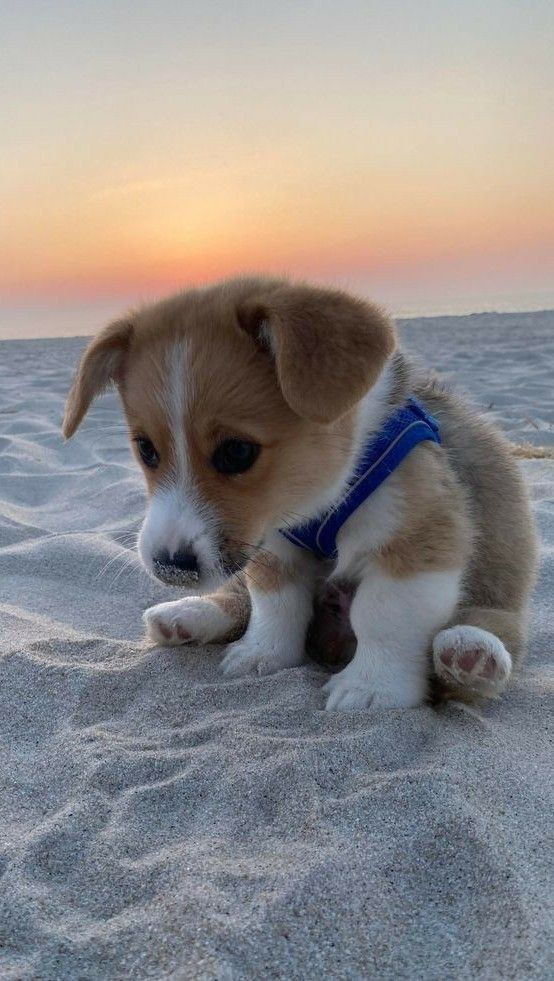
#> input picture dog.jpg, 554 x 981 px
$ jupyter execute Task1.ipynb
#> lines starting #> are read from the running program, lines starting #| are printed output that depends on the picture
[cell 1]
import cv2
import numpy as np
from matplotlib import pyplot as plt
plt.rcParams['figure.figsize'] = [10, 5]

[cell 2]
img = cv2.imread('dog.jpg')
#> img is the input picture: shape (981, 554, 3); mean B, G, R 135.4, 136.3, 141
plt.imshow(img)

[cell 3]
rows, cols, channels = img.shape
#> rows = 981; cols = 554; channels = 3
img_rgb = np.zeros_like(img)

for r in range(rows):
    for c in range(cols):
        pixel = img[r, c, :]
        img_rgb[r, c, 0] = pixel[2]
        img_rgb[r, c, 1] = pixel[1]
        img_rgb[r, c, 2] = pixel[0]

plt.imshow(img_rgb)

[cell 4]
# Split the image into the three colour channels
red, green, blue = cv2.split(img_rgb)
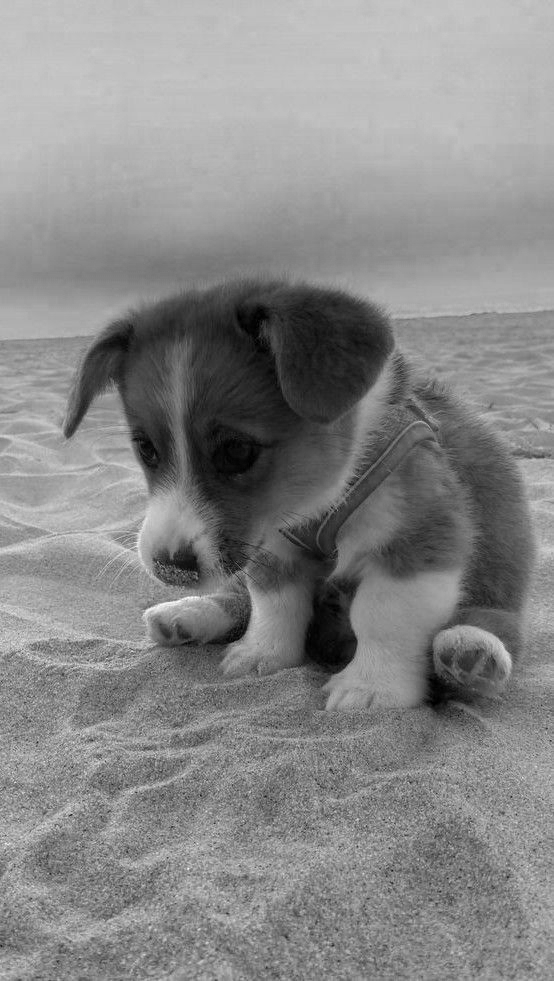
#> blue: shape (981, 554); min 0, max 255, mean 135.4

# Compose the image in the RGB colour space
img1 = cv2.merge([red, green, blue])

# Compose the image in the RBG colour space
img2 = np.fliplr(img1)
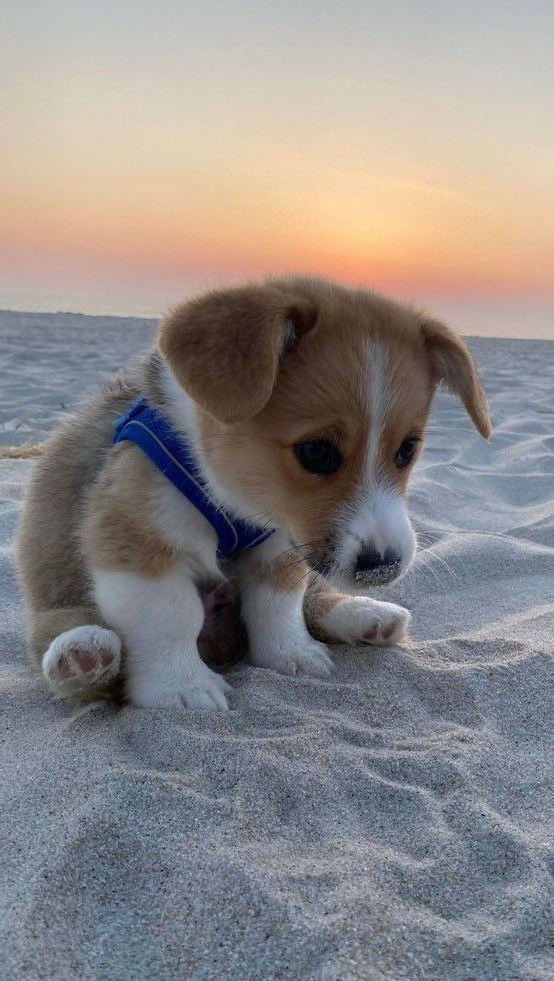
#> img2: shape (981, 554, 3); mean R, G, B 141, 136.3, 135.4

# Compose the image in the GRB colour space
img3 = np.flipud(img1)
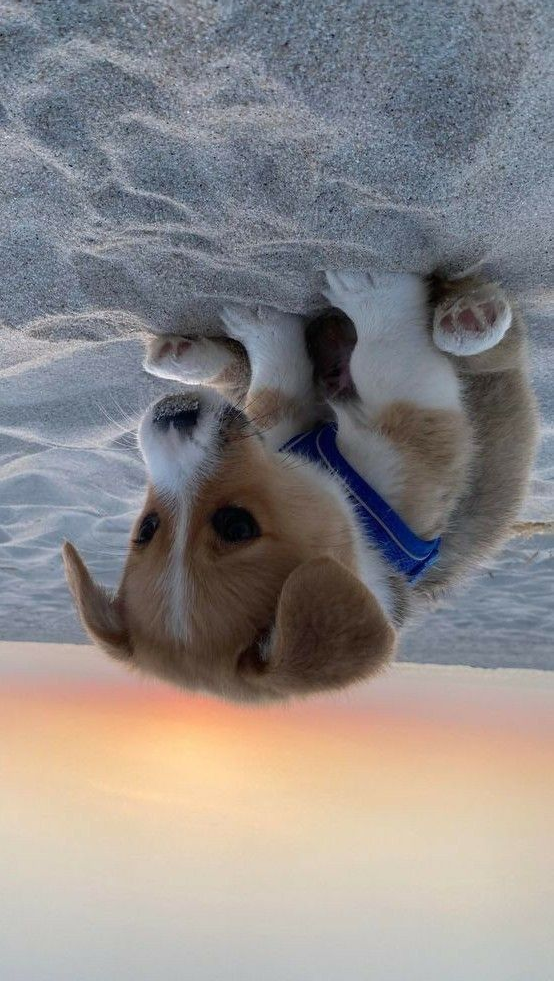
#> img3: shape (981, 554, 3); mean R, G, B 141, 136.3, 135.4


# Compose the image in the BGR colour space
img4 = np.flipud(img2)
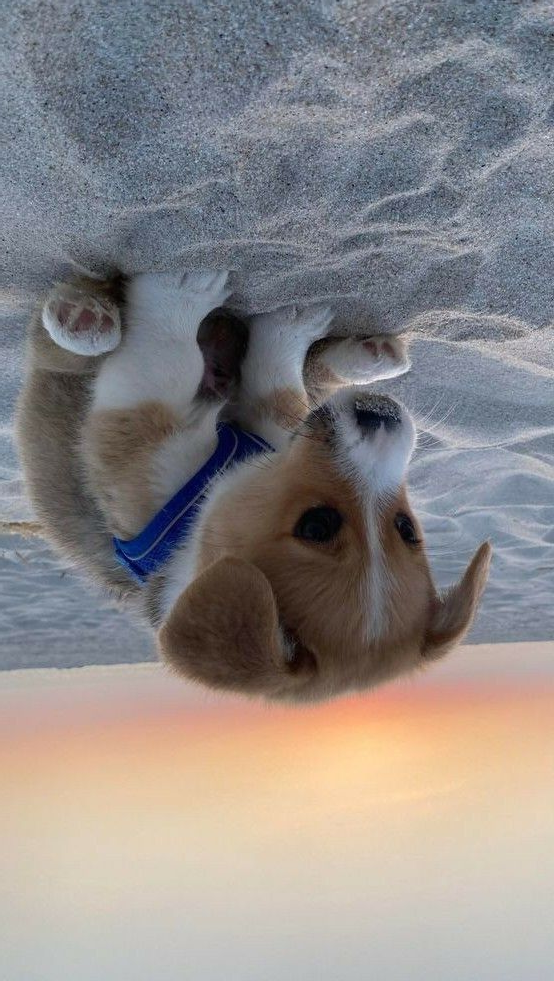
#> img4: shape (981, 554, 3); mean R, G, B 141, 136.3, 135.4


# Create the collage
out1 = np.hstack([img1, img2])
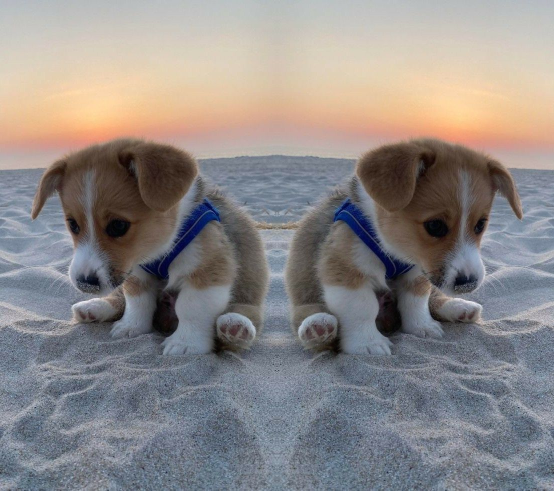
#> out1: shape (981, 1108, 3) (shown at 1/2 size); mean R, G, B 141, 136.3, 135.4
out2 = np.hstack([img3, img4])
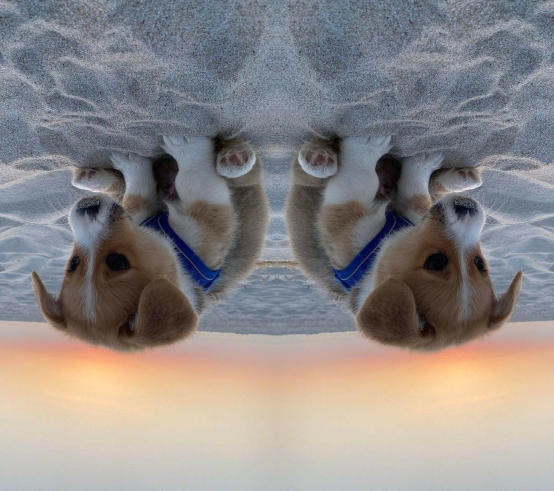
#> out2: shape (981, 1108, 3) (shown at 1/2 size); mean R, G, B 141, 136.3, 135.4
out = np.vstack([out1, out2])
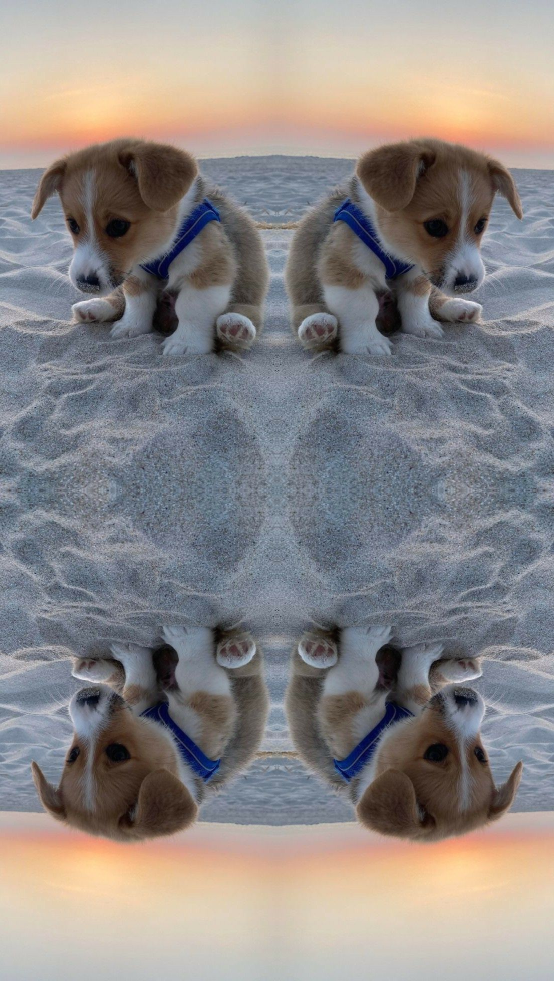
#> out: shape (1962, 1108, 3) (shown at 1/2 size); mean R, G, B 141, 136.3, 135.4

# Plot the collage
plt.imshow(out)
plt.axis(False)

[cell 5]
# Create images with different channel orders
rgb_image = cv2.merge([red, green, blue])  # original RGB
bgr_image = cv2.merge([blue, green, red])
grb_image = cv2.merge([green, red, blue])
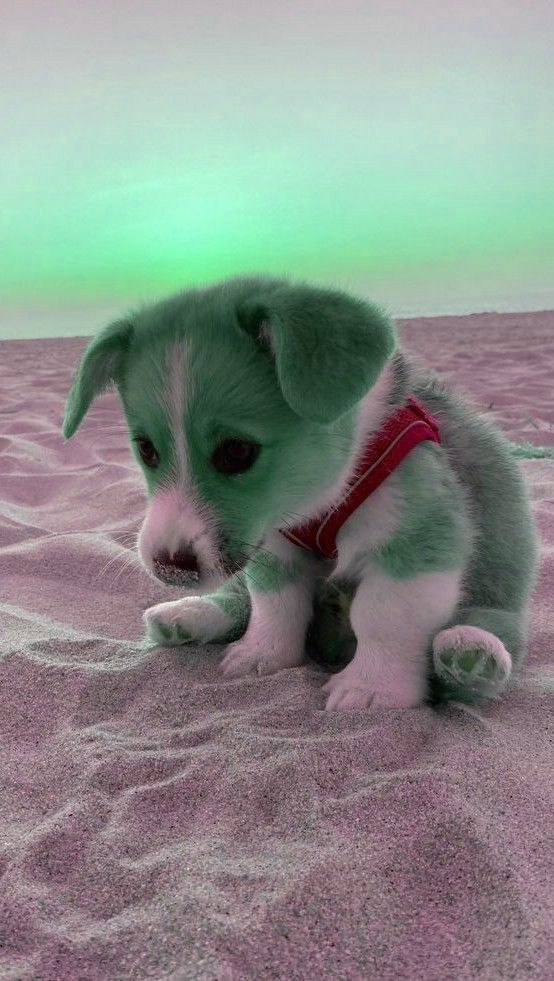
#> grb_image: shape (981, 554, 3); mean of channels 0, 1, 2 136.3, 141, 135.4; drawn as B, G, R
brg_image = cv2.merge([blue, red, green])
gbr_image = cv2.merge([green, blue, red])


out3 = np.hstack((rgb_image, bgr_image))
out4 = np.hstack((brg_image, gbr_image))
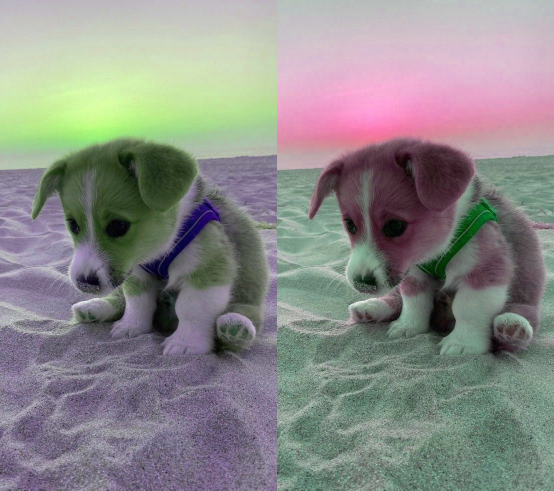
#> out4: shape (981, 1108, 3) (shown at 1/2 size); mean of channels 0, 1, 2 135.9, 138.2, 138.7; drawn as B, G, R
out5 = np.vstack((out3, out4))
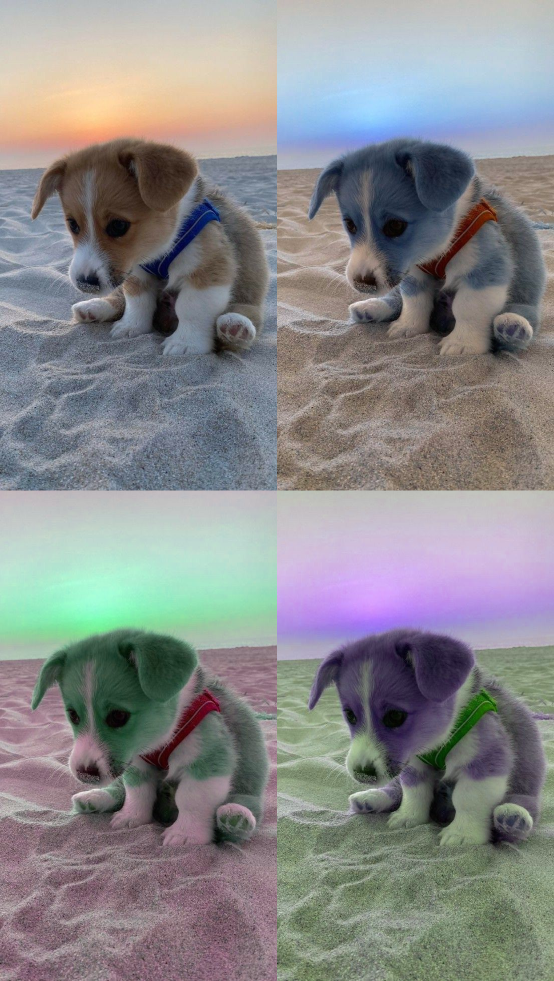
#> out5: shape (1962, 1108, 3) (shown at 1/2 size); mean R, G, B 137, 137.3, 138.4

# Plot the collage
plt.imshow(out5)
plt.axis(False)
